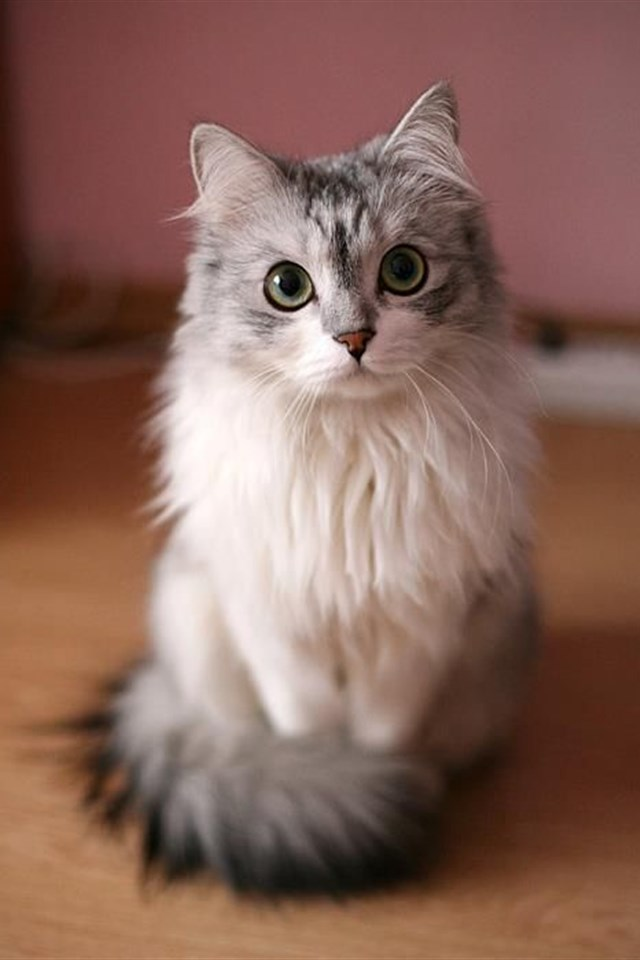
#> input picture images/cat.jpg, 640 x 960 px, found by its file name
$ python histogram_equalization.py
#> lines starting #> are read from the running program, lines starting #| are printed output that depends on the picture
#> further down, im is the input picture: shape (960, 640, 3); mean R, G, B 136.4, 102.2, 90.9
import numpy as np
from matplotlib import pyplot


# Calculate the PDF/PMF of an image
def im2pdf(im, MAX_L=256, normalize=True):
    pdf = np.zeros([MAX_L, ])
    for pixel in im.flatten():
        pdf[pixel] += 1
    if normalize:
        pdf = pdf / im.size

    return pdf


# A faster version of im2pdf using numpy.bincount
def im2pdf_2(im, MAX_L=256, normalize=True):
#> called with MAX_L = 256, normalize = True
    pdf = np.bincount(im.flatten(), minlength=MAX_L)
#> pdf = 256 values, max 23266 at index 92, min 400 at index 1, mean 7200
    if normalize:
        pdf = pdf / im.size
#> pdf = 256 values, max 0.0126 at index 92, min 0.000217 at index 1, mean 0.00391

    return pdf


# Calculate the CDF of an image
def im2cdf(im, MAX_L=256):
    pdf = im2pdf_2(im, MAX_L=MAX_L)
    cdf = np.zeros([MAX_L, ])
    for i in range(MAX_L):
        cdf[i] = np.floor(np.sum(pdf[0:i]) * (MAX_L - 1))
#> after the loop, cdf = 256 values from 0 to 254

    return cdf


def histeq(im, MAX_L=256):
    cdf = im2cdf(im, MAX_L=MAX_L)
#> cdf = 256 values from 0 to 254
    im_eq = np.array(list(map(lambda x: cdf[x], im)), dtype=np.uint8)
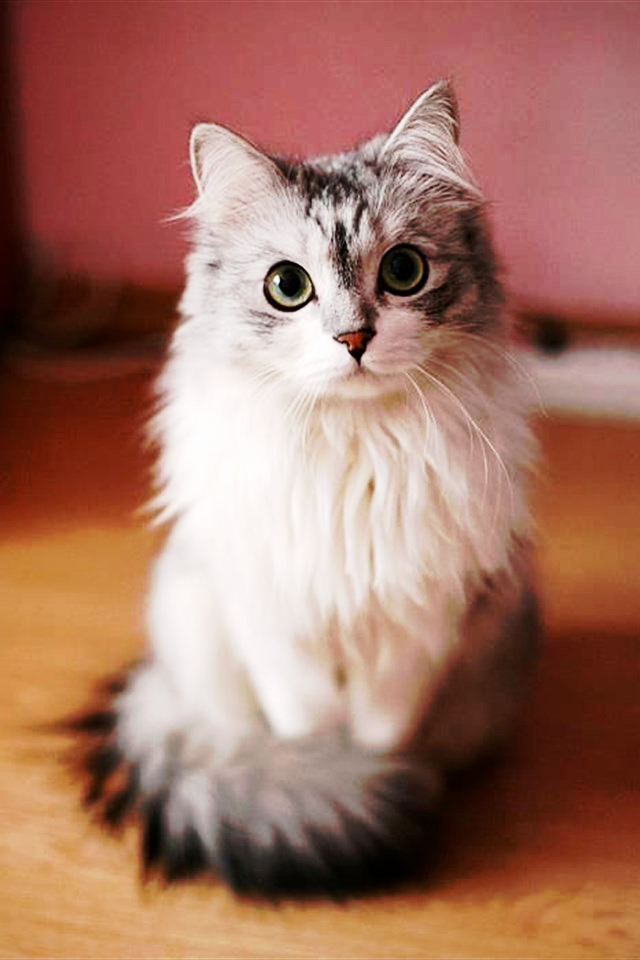
#> im_eq: shape (960, 640, 3); mean R, G, B 164.1, 115.5, 99.3

    return im_eq


if __name__ == '__main__':
    im = pyplot.imread('images/cat.jpg')
    MAX_L = 256

    im_eq = histeq(im, MAX_L=MAX_L)

    # get PDF, CDF of each image
    pdf = im2pdf_2(im)
    cdf = im2cdf(im)

    pdf_eq = im2pdf_2(im_eq)
#> pdf_eq = 256 values, max 0.0126 at index 111, min 0 at index 12, mean 0.00391
    cdf_eq = im2cdf(im_eq)
#> cdf_eq = 256 values from 0 to 255

    # plotting
    fig, ax = pyplot.subplots(2, 3)
    fig.set_size_inches(12, 8)
    fig.set_tight_layout(True)

    ax[0, 0].imshow(im, cmap='gray')
    ax[0, 0].set_title('Origin')
    ax[0, 0].get_xaxis().set_visible(False)
    ax[0, 0].get_yaxis().set_visible(False)

    ax[0, 1].bar(range(MAX_L), pdf, width=1)
    ax[0, 1].set_xlim([0, MAX_L-1])

    ax[0, 2].bar(range(MAX_L), cdf, width=1)
    ax[0, 2].set_xlim([0, MAX_L-1])

    ax[1, 0].imshow(im_eq, cmap='gray')
    ax[1, 0].set_title('Histogram equalized')
    ax[1, 0].get_xaxis().set_visible(False)
    ax[1, 0].get_yaxis().set_visible(False)

    ax[1, 1].bar(range(MAX_L), pdf_eq, width=1)
    ax[1, 1].set_xlim([0, MAX_L-1])

    ax[1, 2].bar(range(MAX_L), cdf_eq, width=1)
    ax[1, 2].set_xlim([0, MAX_L-1])

    pyplot.show()
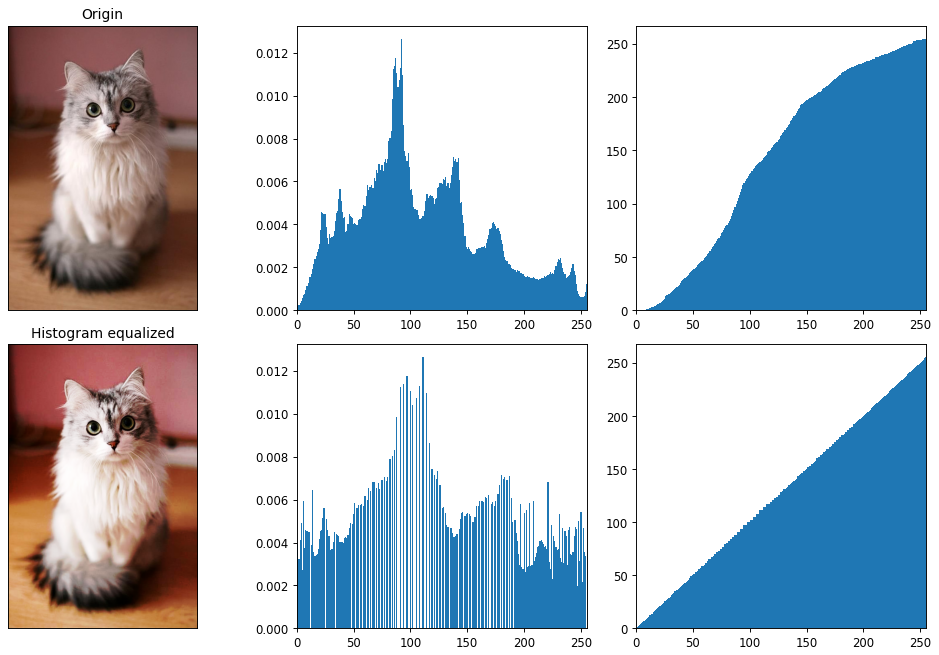
#> figure drawn by matplotlib, 6 panels; panel 2: tallest bar 0.0126 high, from x = 91.5 to 92.5; panel 5: tallest bar 0.0126 high, from x = 110.5 to 111.5; panel 6: tallest bar 255 high, from x = 254.5 to 255.5

$ run again, with images/HMS.jpg copied over images/cat.jpg
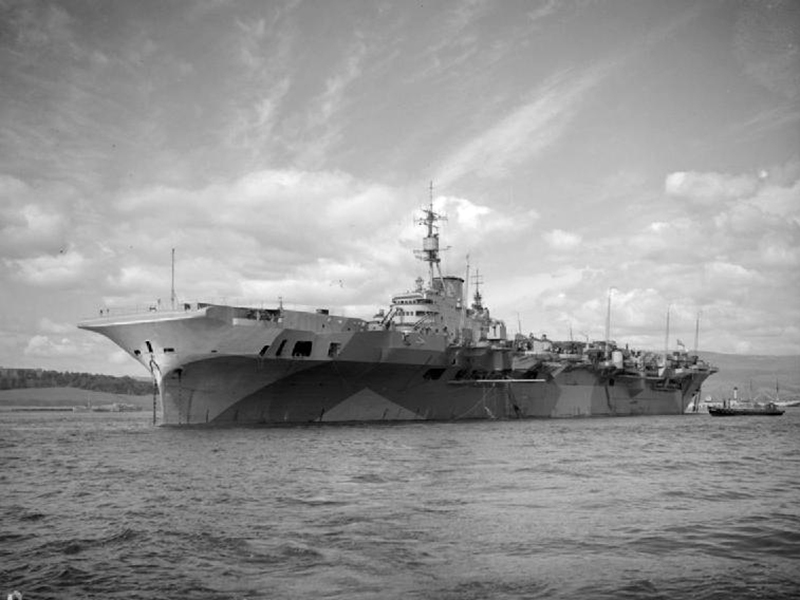
#> input picture images/HMS.jpg, 800 x 600 px, found by its file name
#> im is the input picture: shape (600, 800); min 0, max 255, mean 148.4
#> in im2pdf_2, `pdf = np.bincount(im.flatten(), minlength=MAX_L)`: pdf = 256 values, max 4704 at index 147, min 32 at index 6, mean 1875
#> in im2pdf_2, `pdf = pdf / im.size`: pdf = 256 values, max 0.0098 at index 147, min 6.67e-05 at index 6, mean 0.00391
#> after the loop in im2cdf, `for i in range(MAX_L):`: cdf = 256 values from 0 to 254
#> in histeq, `im_eq = np.array(list(map(lambda x: cdf[x], im)), dtype=np.uint8)`:
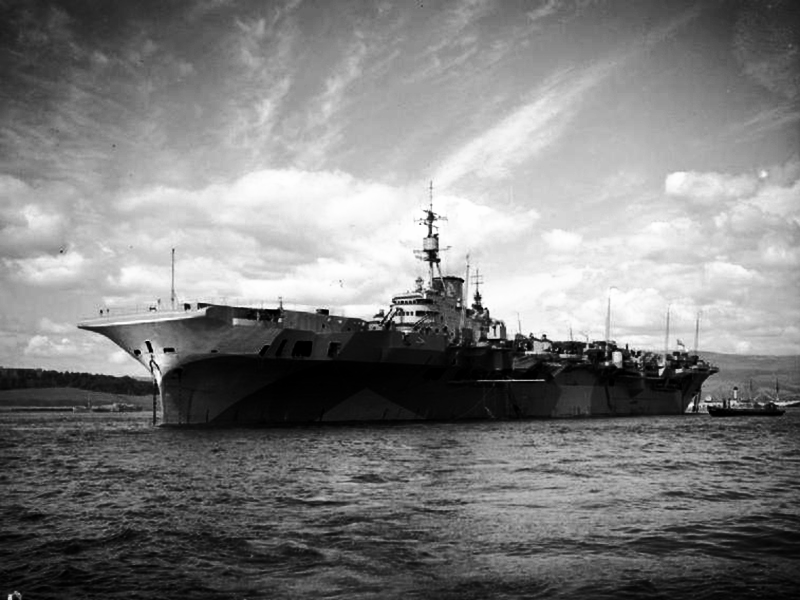
#> im_eq: shape (600, 800); min 0, max 254, mean 126.2
#> pdf_eq = 256 values, max 0.0098 at index 118, min 0 at index 45, mean 0.00391
#> cdf_eq = 256 values from 0 to 255
